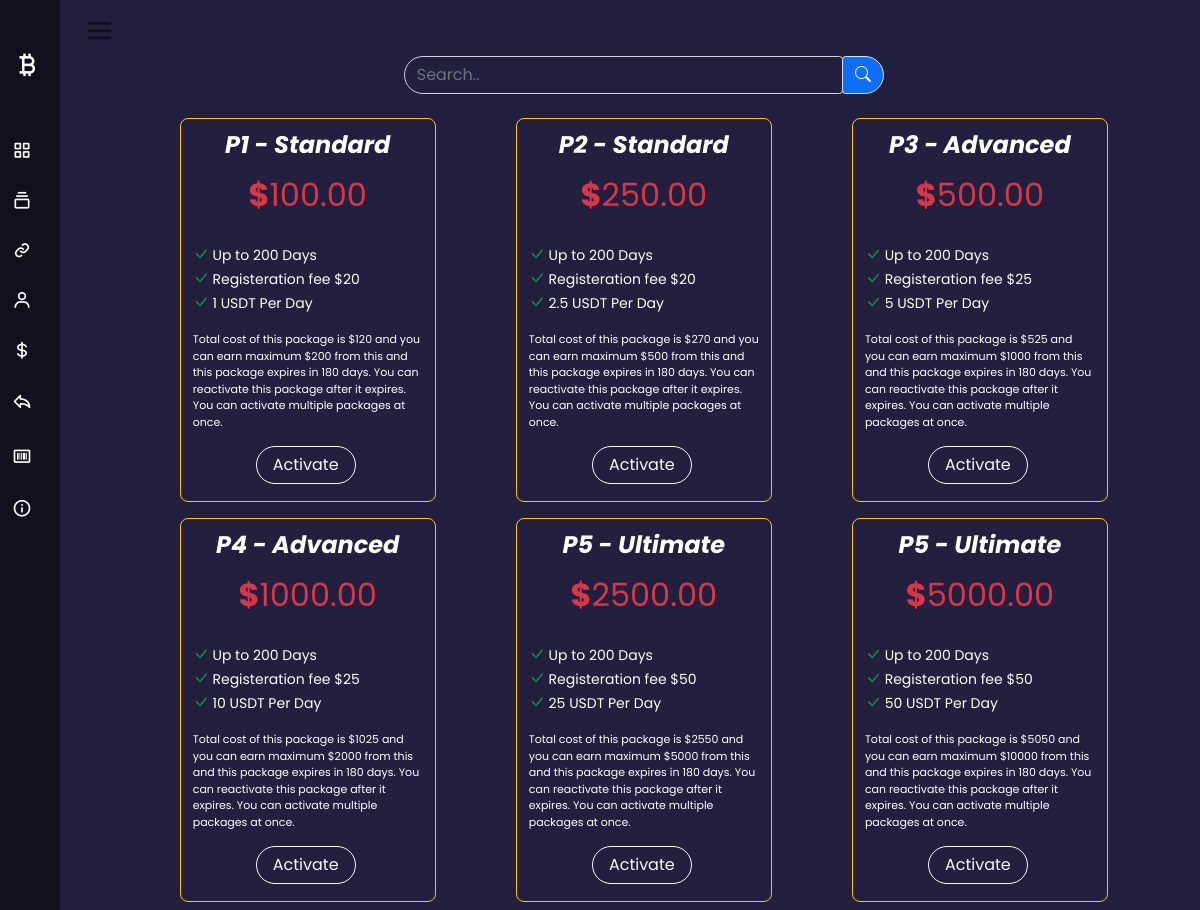
/smf/packages.php, run on the app's committed database.
### tables this page shows
CREATE TABLE IF NOT EXISTS `packages` (
  `id` int NOT NULL AUTO_INCREMENT,
  `pkg_name` varchar(45) DEFAULT NULL,
  `price` double DEFAULT NULL,
  `r_fee` varchar(10) DEFAULT NULL,
  `selling_price` varchar(10) DEFAULT NULL,
  PRIMARY KEY (`id`)
);

### smf/connection.php (called while the page is built, shortened)
<?php
class Database{
    public static $connection;
    public static function setUpConnection(){
        if(!isset(Database::$connection)){
            Database::$connection = new mysqli("localhost","root","akila@2005","maruwa","3306");
        }
    }
    public static function search($q){
        $resultset = Database::$connection->query($q);
        return $resultset;
    }
}
?>

### smf/packages.php (the view, shortened to what this page needs)
<?php
require "connection.php";
?>
<!DOCTYPE html>
<html>
    <head>
        <link rel="stylesheet" href="https://cdn.jsdelivr.net/npm/bootstrap-icons@1.9.1/font/bootstrap-icons.css" />
        <link rel="stylesheet" href="style.css" />
        <link rel="stylesheet" href="bootstrap.css" />
    </head>
    <body style="background-color:#221f3f;">
        <div class="container-fluid" >
            <div class="row">
                <?php include "slidebar.php"; ?>
                <div class="col-10 col-lg-11 mx-5 mx-lg-5 mt-5">
                    <div class="row">
                        <div class="col-12">
                            <div class="row">
                                <div class="col-11 offset-1">
                                    <div class="row">
                                        <div class="col-lg-6 col-12 offset-lg-3  mt-2">
                                            <div class="row">
                                                <div class="col-6 input-group mb-3">
                                                    <input class="form-control rounded rounded-5 rounded-end bg-transparent text-white" placeholder="Search.." type="text">
                                                    <button class="btn btn-primary rounded rounded-5 rounded-start border border-1"><i class="bi bi-search"></i></button>
                                                </div>
                                            </div>
                                        </div>
                                        <div class="col-12">
                                            <div class="row">
                                                <?php
                                                $pkg_rs = Database::search("SELECT * FROM `packages` ORDER BY `price` ASC");
                                                $pkg_num = $pkg_rs->num_rows;
                                                for($x = 0; $x < $pkg_num; $x++){
                                                    $pkg_data = $pkg_rs->fetch_assoc();
                                                    $price = $pkg_data["price"];
                                                    $daily = $price * 1/100;
                                                ?>
                                                    <div class="col-3 mt-2 mb-2 border border-1 border-warning mx-auto rounded rounded-3" style="height: 24rem; width:16rem;">
                                                        <div class="row">
                                                            <span class="form-label fs-4 text-white fst-italic fw-bold text-center mt-2"><?php echo $pkg_data["pkg_name"]; ?></span>
                                                            <span class="form-label fs-2 text-danger fw-bold text-center">$<span class="form-label fw-normal"><?php echo $pkg_data["price"]; ?>.00</span></span>
                                                            <span class="text-white mt-3" style="font-size: 14px;"><i class="bi bi-check-lg fs-6 text-success"></i> Up to 200 Days</span>
                                                            <span class="text-white" style="font-size: 14px;"><i class="bi bi-check-lg fs-6 text-success"></i> Registeration fee $<?php echo $pkg_data["r_fee"]; ?></span>
                                                            <span class="text-white" style="font-size: 14px;"><i class="bi bi-check-lg fs-6 text-success"></i> <?php echo $daily; ?> USDT Per Day</span>
                                                            <span class="text-white mt-3" style="font-size: 11px;">Total cost of this package is $<?php echo $pkg_data["selling_price"]; ?> and you can earn maximum $<?php echo $pkg_data["price"]* 2; ?> from this and this package expires in 180 days. You can reactivate this package after it expires. You can activate multiple packages at once.</span>
                                                            <button class="btn btn-outline-light rounded rounded-5 mt-3 text-center" style="width: 100px; margin-left:75px;" onclick="pkgModal('<?php echo $pkg_data['id']; ?>');">Activate</button>
                                                        </div>
                                                    </div>
                                                <?php
                                                }
                                                ?>
                                            </div>
                                        </div>
                                    </div>
                                </div>
                            </div>
                        </div>
                    </div>
                </div>
            </div>
        </div>
    </body>
</html>

### smf/slidebar.php (shortened to what this page needs)
<!DOCTYPE html>
<html lang="en" dir="ltr">
  <head>
    <link rel="stylesheet" href="slideBarStyle.css">
    <link href='https://unpkg.com/boxicons@2.0.7/css/boxicons.min.css' rel='stylesheet'>
   </head>
  <body>
    <div class="sidebar close">
        <div class="logo-details">
          <i class='bx bx-bitcoin '></i>
        </div>
        <ul class="nav-links">
          <li onclick="window.location.href='dashboard.php'">
            <a href="#">
              <i class='bx bx-grid-alt' ></i>
            </a>
          </li>
          <li>
            <div class="iocn-link">
              <a href="packages.php">
                <i class='bx bx-collection' ></i>
              </a>
            </div>
          </li>
          <li>
            <a href="Referral.php">
              <i class='bx bx-link' ></i>
            </a>
          </li>
          <li>
            <a href="profile.php">
              <i class='bx bx-user' ></i>
            </a>
          </li>
          <li>
            <a href="withdraw.php">
              <i class='bx bx-dollar' ></i>
            </a>
          </li>
          <li>
            <a href="fundTransfer.php">
              <i class='bx bx-share'></i>
            </a>
          </li>
          <li>
            <a href="payBill.php">
              <i class='bx bx-barcode'></i>
            </a>
          </li>
          <li>
            <a href="#">
              <i class='bx bx-info-circle' ></i>
            </a>
          </li>
          <li>
        <div class="profile-details">
        </div>
      </li>
    </ul>
    </div>
    <section class="home-section">
      <div class="home-content">
        <i class='bx bx-menu' ></i>
      </div>
    </section>
  </body>
</html>

### smf/slideBarStyle.css (style rules this page uses)
* { margin: 0; padding: 0; box-sizing: border-box; font-family: 'Poppins', sans-serif; }
.sidebar { position: fixed; top: 0; left: 0; height: 100%; width: 260px; background: #11101d; z-index: 100; transition: all 0.5s ease; }
.sidebar.close { width: 60px; }
.sidebar .logo-details { margin-top: 35px; height: 60px; width: 100%; display: flex; align-items: center; }
.sidebar .logo-details i { font-size: 30px; color: #fff; height: 50px; min-width: 78px; text-align: start; line-height: 50px; }
.sidebar .nav-links { height: 100%; padding: 30px 0 150px 0; overflow: auto; }
.sidebar.close .nav-links { overflow: visible; }
.sidebar .nav-links li { position: relative; list-style: none; transition: all 0.4s ease; }
.sidebar .nav-links li .iocn-link { display: flex; align-items: center; justify-content: space-between; }
.sidebar.close .nav-links li .iocn-link { display: block }
.sidebar .nav-links li i { height: 50px; min-width: 78px; text-align: start; line-height: 50px; color: #fff; font-size: 20px; cursor: pointer; transition: all 0.3s ease; }
.sidebar .nav-links li a { display: flex; align-items: center; text-decoration: none; }
.sidebar .profile-details { position: fixed; bottom: 0; width: 260px; display: flex; align-items: center; justify-content: space-between; padding: 12px 0; transition: all 0.5s ease; }
.sidebar.close .profile-details { background: none; }
.sidebar.close .profile-details { width: 78px; }
.home-section { position: absolute; left: 260px; width: calc(100% - 260px); transition: all 0.5s ease; }
.sidebar.close ~ .home-section { left: 70px; width: calc(100% - 78px); }
.home-section .home-content { height: 60px; display: flex; align-items: center; }
.home-section .home-content .bx-menu, .home-section .home-content .text { color: #11101d; font-size: 35px; }
.home-section .home-content .bx-menu { cursor: pointer; }

### data on the page
packages: pkg_name "P1 - Standard", price "100", r_fee "20", price "1", selling_price "120", $pkg_data['price']*2 "200"
packages: pkg_name "P2 - Standard", price "250", r_fee "20", price "2.5", selling_price "270", $pkg_data['price']*2 "500"
packages: pkg_name "P3 - Advanced", price "500", r_fee "25", price "5", selling_price "525", $pkg_data['price']*2 "1000"
packages: pkg_name "P4 - Advanced", price "1000", r_fee "25", price "10", selling_price "1025", $pkg_data['price']*2 "2000"
packages: pkg_name "P5 - Ultimate", price "2500", r_fee "50", price "25", selling_price "2550", $pkg_data['price']*2 "5000"
packages: pkg_name "P5 - Ultimate", price "5000", r_fee "50", price "50", selling_price "5050", $pkg_data['price']*2 "10000"
